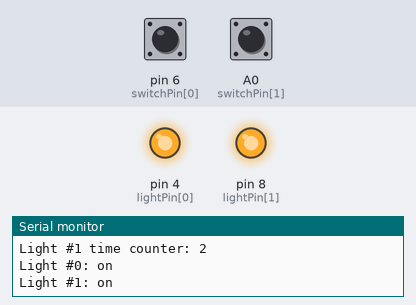
A sketch run on a simulated Arduino Uno, built with avr-gcc and run on an emulated ATmega328P. On the bench: output pins drawn as LEDs (lit = HIGH), the last lines printed to the serial monitor. Inputs (shaded band) come from the test bench; at power-on: A0 (switchPin[1]) HIGH, pin 6 (switchPin[0]) HIGH.

Above: at 2.8 s.
2.9 s: A0 (switchPin[1]) pulled LOW for 1.25 s
At 3.8 s:
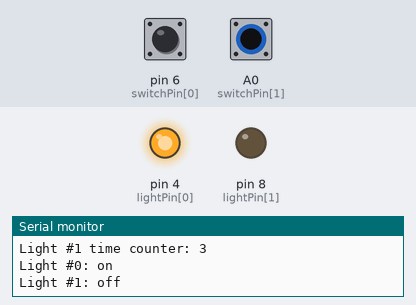
8.2 s: pin 6 (switchPin[0]) pulled LOW for 1.25 s
At 9.5 s:
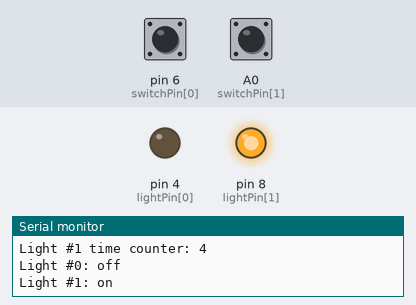
11.6 s: pin 6 (switchPin[0]) pulled LOW for 3.2 s
At 16.4 s:
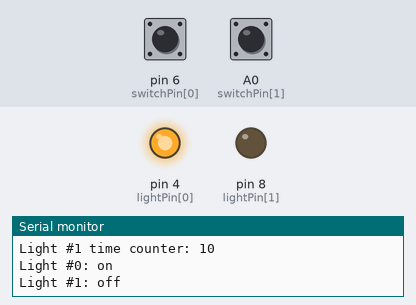
16.7 s: pin 6 (switchPin[0]) pulled LOW for 1.25 s
At 18.1 s:
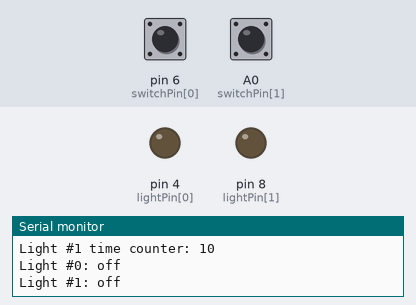
19.8 s: pin 6 (switchPin[0]) driven LOW and A0 (switchPin[1]) driven LOW
At 21.2 s:
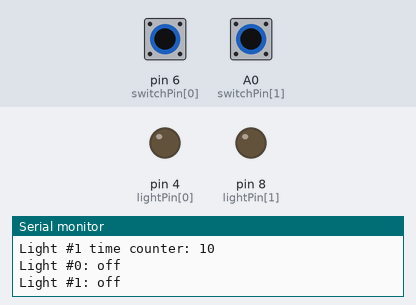
23.9 s: pin 6 (switchPin[0]) driven HIGH and A0 (switchPin[1]) driven HIGH
At 25.6 s:
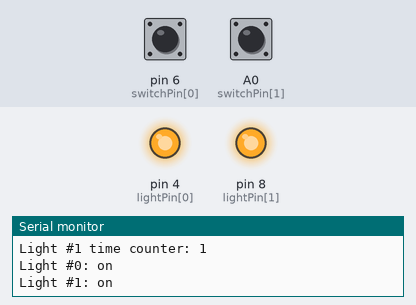
Timing chart, 0 to 36.0 s (numbered marks = the images above; inputs shaded):
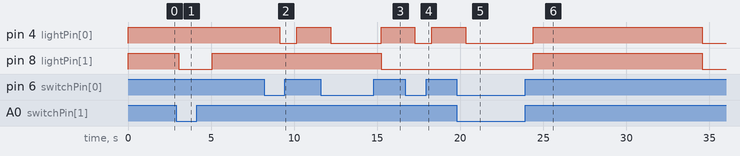

Measured:
- after the input at 2.9 s, pin 8 (lightPin[1]): HIGH → LOW after 0.15 s, → HIGH 2.0 s later
- after the input at 8.2 s, pin 4 (lightPin[0]): HIGH → LOW after 0.94 s instead of 2.0 s
- after the input at 11.6 s, pin 4 (lightPin[0]): HIGH → LOW after 0.59 s, → HIGH 3.1 s later
- after the input at 16.7 s, pin 4 (lightPin[0]): HIGH → LOW after 0.58 s, → HIGH 1.0 s later
- after the input at 19.8 s, pin 4 (lightPin[0]): HIGH → LOW after 0.53 s
- after the input at 23.9 s, pin 4 (lightPin[0]), pin 8 (lightPin[1]): LOW → HIGH after 0.50 s, → LOW 10.2 s later

The sketch:

wardrobe_light.ino
```cpp
const int switchPin[2] = {6, A0};
const int lightPin[2] = {4, 8};
const bool switchNormallyOn[2] = {false, false};
const long second = 1000;
const long lightDelay = 10; // in seconds

long timeCounter[2] = {0, 0}; // in seconds
int switchState[2] = {0, 0};

void setup() {
    for (int i = 0; i < 2; i++) {
        pinMode(switchPin[i], INPUT);
        pinMode(lightPin[i], OUTPUT);
    }
    Serial.begin(9600);
}


void updateLightState(int n) {
    if (switchState[n] == switchNormallyOn[n]) {
        digitalWrite(lightPin[n], LOW);
        Serial.print("Light #");
        Serial.print(n);
        Serial.println(": off");
        timeCounter[n] = 0;
    } else if (timeCounter[n] < lightDelay) {
        digitalWrite(lightPin[n], HIGH);
        Serial.print("Light #");
        Serial.print(n);
        Serial.println(": on");
        timeCounter[n]++;
    } else {
        digitalWrite(lightPin[n], LOW);
        Serial.print("Light #");
        Serial.print(n);
        Serial.println(": off");
    }
}


void loop() {
    for (int i = 0; i < 2; i++) {
        switchState[i] = digitalRead(switchPin[i]);
        Serial.print("Light #");
        Serial.print(i);
        Serial.print(" time counter: ");
        Serial.println(timeCounter[i]);
    }

    for (int i = 0; i < 2; i++) {
        updateLightState(i);
    }
    delay(second);
}
```
